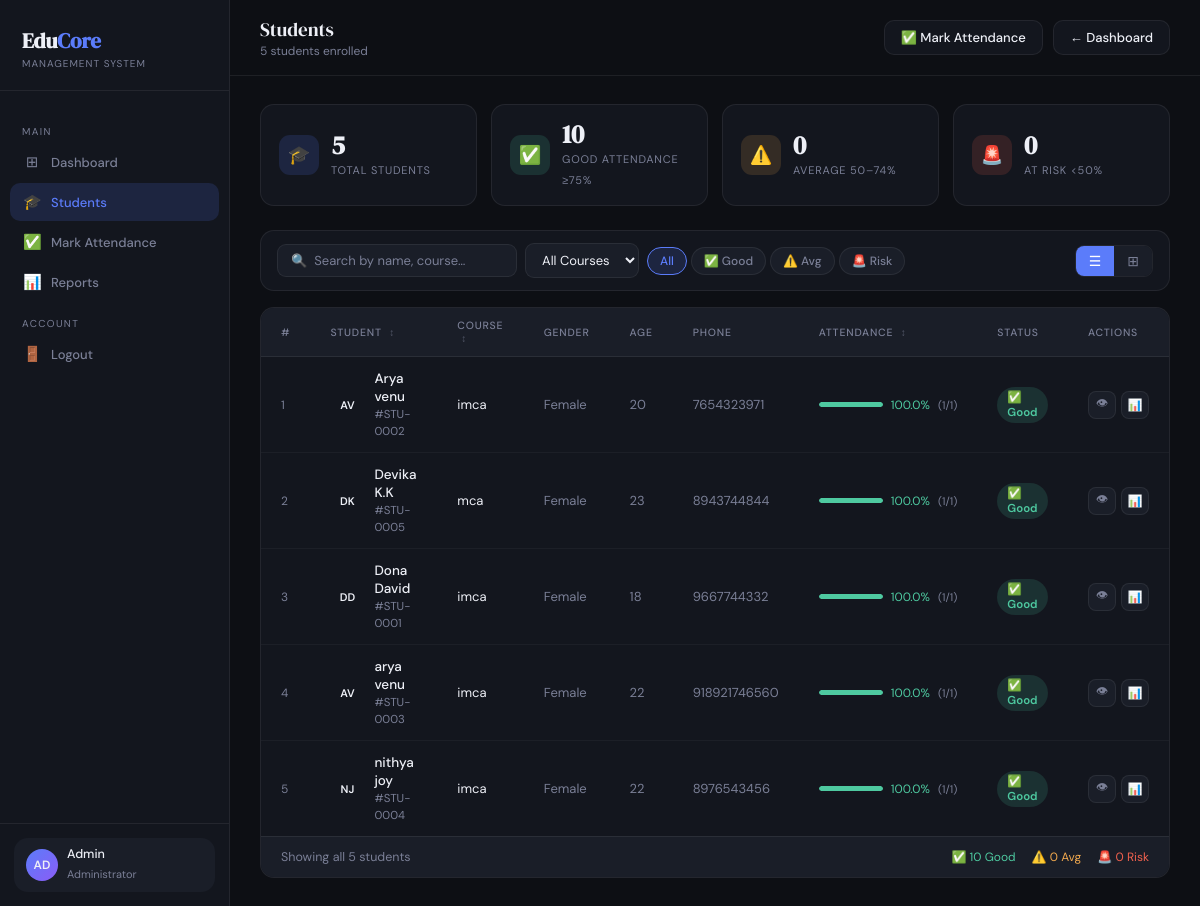
The app's page /students/ (signed in) with its own data.
### studapp/models.py (models this page shows)
class Student(models.Model):
    user    = models.OneToOneField(User, on_delete=models.CASCADE)
    age     = models.IntegerField()
    gender  = models.CharField(max_length=10)
    course  = models.CharField(max_length=50)
    phone   = models.CharField(max_length=15)
    address = models.TextField()
    def __str__(self):
        return self.user.get_full_name() or self.user.username
    def total_classes(self):
        return self.attendance_set.count()
    def present_count(self):
        return self.attendance_set.filter(status='Present').count()
    def absent_count(self):
        return self.attendance_set.filter(status='Absent').count()
    def attendance_percentage(self):
        total = self.total_classes()
        return 0.0 if total == 0 else round((self.present_count() / total) * 100, 1)

### studapp/views.py (the view)
# urls.py: path('students/',                           views.student_list,      name='student_list'),
@admin_required
def student_list(request):
    query    = request.GET.get('q','').strip()
    course   = request.GET.get('course','').strip()
    students = Student.objects.select_related('user').all()
    if query:
        students = students.filter(Q(user__first_name__icontains=query)|
            Q(user__last_name__icontains=query)|Q(user__username__icontains=query))
    if course:
        students = students.filter(course__icontains=course)
    student_data = [{'obj':s,'attendance':s.attendance_percentage(),'present':s.present_count(),
        'absent':s.absent_count(),'total':s.total_classes(),'initials':_initials(str(s))}
        for s in students.order_by('user__first_name')]
    courses = Student.objects.values_list('course', flat=True).distinct()
    return render(request, 'student_list.html', {'student_data':student_data,
        'courses':courses,'query':query,'course':course})

### studapp/views.py (called while the page is built)
def admin_required(view_func):
    @wraps(view_func)
    @login_required
    def wrapper(request, *args, **kwargs):
        if Student.objects.filter(user=request.user).exists() or not request.user.is_staff:
            messages.error(request, "Admin access required.")
            return redirect("login")
        return view_func(request, *args, **kwargs)
    return wrapper

def _initials(name):
    parts = name.strip().split()
    return ''.join(p[0].upper() for p in parts[:2]) if parts else '?'

### studapp/templates/student_list.html (shortened to what this page needs)
<!DOCTYPE html>
<html lang="en">
<head>
</head>
<body>
<aside class="sidebar">
  <div class="logo">
    <h1>Edu<span>Core</span></h1>
    <p>Management System</p>
  </div>
  <nav>
    <div class="nav-label">Main</div>
    <a href="{% url 'dashboard' %}"         class="nav-item"><span class="ico">⊞</span> Dashboard</a>
    <a href="{% url 'student_list' %}"      class="nav-item active"><span class="ico">🎓</span> Students</a>
    <a href="{% url 'mark_attendance' %}"   class="nav-item"><span class="ico">✅</span> Mark Attendance</a>
    <a href="{% url 'attendance_report' %}" class="nav-item"><span class="ico">📊</span> Reports</a>
    <div class="nav-label">Account</div>
    <a href="{% url 'logout' %}"            class="nav-item"><span class="ico">🚪</span> Logout</a>
  </nav>
  <div class="sidebar-foot">
    <div class="user-pill">
      <div class="ava">{{ admin_initials|default:"AD" }}</div>
      <div>
        <p>{{ admin_name|default:"Admin" }}</p>
        <span>Administrator</span>
      </div>
    </div>
  </div>
</aside>
<div class="main">
  <header class="topbar">
    <div class="topbar-left">
      <h2>Students</h2>
      <p>{{ student_data|length }} student{{ student_data|length|pluralize }} enrolled</p>
    </div>
    <div class="topbar-right">
      <a href="{% url 'mark_attendance' %}" class="btn btn-ghost">✅ Mark Attendance</a>
      <a href="{% url 'dashboard' %}"       class="btn btn-ghost">← Dashboard</a>
    </div>
  </header>
  <div class="content">
    <div class="stats-strip">
      <div class="stat-card">
        <div class="stat-ico" style="background:rgba(91,124,250,.15)">🎓</div>
        <div class="stat-body">
          <strong>{{ student_data|length }}</strong>
          <span>Total Students</span>
        </div>
      </div>
      <div class="stat-card">
        <div class="stat-ico" style="background:rgba(78,201,160,.15)">✅</div>
        <div class="stat-body">
          <strong id="goodCount">0</strong>
          <span>Good Attendance ≥75%</span>
        </div>
      </div>
      <div class="stat-card">
        <div class="stat-ico" style="background:rgba(240,168,78,.15)">⚠️</div>
        <div class="stat-body">
          <strong id="avgCount">0</strong>
          <span>Average 50–74%</span>
        </div>
      </div>
      <div class="stat-card">
        <div class="stat-ico" style="background:rgba(240,97,78,.15)">🚨</div>
        <div class="stat-body">
          <strong id="riskCount">0</strong>
          <span>At Risk &lt;50%</span>
        </div>
      </div>
    </div>
    <div class="toolbar">
      <div class="toolbar-left">
        <div class="search-box">
          <span style="color:var(--muted);font-size:13px">🔍</span>
          <input type="text" id="searchInput" placeholder="Search by name, course…" autocomplete="off"/>
        </div>
        <form method="get" id="courseForm" style="display:flex;gap:8px;align-items:center">
          <select name="course" class="filter-sel" id="courseSelect" onchange="document.getElementById('courseForm').submit()">
            <option value="">All Courses</option>
          </select>
        </form>
        <div class="att-pills">
          <button class="att-pill on-all"  data-att="all"  onclick="filterAtt('all',this)">All</button>
          <button class="att-pill"         data-att="good" onclick="filterAtt('good',this)">✅ Good</button>
          <button class="att-pill"         data-att="avg"  onclick="filterAtt('avg',this)">⚠️ Avg</button>
          <button class="att-pill"         data-att="risk" onclick="filterAtt('risk',this)">🚨 Risk</button>
        </div>
      </div>
      <div class="toolbar-right">
        <div class="view-toggle">
          <button class="view-btn active" id="btnTable" onclick="setView('table')" title="Table view">☰</button>
          <button class="view-btn"        id="btnCards" onclick="setView('cards')" title="Card view">⊞</button>
        </div>
      </div>
    </div>
    {% if student_data %}
    <div class="table-wrap" id="tableView">
      <table id="studentTable">
        <thead>
          <tr>
            <th style="width:44px">#</th>
            <th onclick="sortTable(1)" id="th-name">Student <span class="sort-arrow">↕</span></th>
            <th onclick="sortTable(2)" id="th-course">Course <span class="sort-arrow">↕</span></th>
            <th>Gender</th>
            <th>Age</th>
            <th>Phone</th>
            <th onclick="sortTable(6)" id="th-att">Attendance <span class="sort-arrow">↕</span></th>
            <th>Status</th>
            <th>Actions</th>
          </tr>
        </thead>
        <tbody id="tableBody">
          {% for s in student_data %}
          {% with pct=s.attendance %}
          <tr class="stu-row"
              data-name="{{ s.obj.user.get_full_name|default:s.obj.user.username|lower }}"
              data-course="{{ s.obj.course|lower }}"
              data-att="{% if pct >= 75 %}good{% elif pct >= 50 %}avg{% else %}risk{% endif %}"
              data-pct="{{ pct }}">
            <td style="color:var(--muted);font-size:12px">{{ forloop.counter }}</td>
            <td>
              <div class="s-info">
                <div class="ava-sm g{{ forloop.counter|divisibleby:8|yesno:'8,' }}{% cycle 'g1' 'g2' 'g3' 'g4' 'g5' 'g6' 'g7' 'g8' %}">
                  {{ s.initials }}
                </div>
                <div>
                  <strong>{{ s.obj.user.get_full_name|default:s.obj.user.username }}</strong>
                  <span>#STU-{{ s.obj.id|stringformat:"04d" }}</span>
                </div>
              </div>
            </td>
            <td style="font-size:13px">{{ s.obj.course }}</td>
            <td style="color:var(--muted);font-size:13px">{{ s.obj.gender }}</td>
            <td style="color:var(--muted);font-size:13px">{{ s.obj.age }}</td>
            <td style="color:var(--muted);font-size:13px">{{ s.obj.phone }}</td>
            <td>
              <div class="att-cell">
                <div class="mini-track">
                  <div class="mini-fill"
                    style="width:{{ pct }}%;background:{% if pct >= 75 %}var(--green){% elif pct >= 50 %}var(--amber){% else %}var(--red){% endif %}">
                  </div>
                </div>
                <span class="att-pct" style="color:{% if pct >= 75 %}var(--green){% elif pct >= 50 %}var(--amber){% else %}var(--red){% endif %}">
                  {{ pct }}%
                </span>
                <span style="font-size:11px;color:var(--muted)">({{ s.present }}/{{ s.total }})</span>
              </div>
            </td>
            <td>
              <span class="chip {% if pct >= 75 %}chip-good{% elif pct >= 50 %}chip-avg{% else %}chip-risk{% endif %}">
                {% if pct >= 75 %}✅ Good{% elif pct >= 50 %}⚠️ Average{% else %}🚨 At Risk{% endif %}
              </span>
            </td>
            <td>
              <div class="act-btns">
                <a href="{% url 'student_detail' s.obj.id %}" class="icon-link" title="View Profile">👁</a>
                <a href="{% url 'attendance_report' %}?date=&course={{ s.obj.course }}" class="icon-link" title="View Attendance">📊</a>
              </div>
            </td>
          </tr>
          {% endwith %}
          {% endfor %}
        </tbody>
      </table>
      <div class="table-foot">
        <p id="rowCountLabel">Showing all {{ student_data|length }} students</p>
        <div style="display:flex;gap:16px">
          <span style="color:var(--green);font-size:12px">✅ <span id="footGood">0</span> Good</span>
          <span style="color:var(--amber);font-size:12px">⚠️ <span id="footAvg">0</span> Avg</span>
          <span style="color:var(--red);font-size:12px">🚨 <span id="footRisk">0</span> Risk</span>
        </div>
      </div>
    </div>
    {% endif %}
  </div>
</div>
</body>
</html>

### records on screen
Student: initials "AV", obj.user.get_full_name "Arya venu", obj.id "0002", obj.course "imca", obj.gender "Female", obj.age "20", obj.phone "7654323971", attendance "100.0", present "1", total "1"
Student: initials "DK", obj.user.get_full_name "Devika K.K", obj.id "0005", obj.course "mca", obj.gender "Female", obj.age "23", obj.phone "8943744844", attendance "100.0", present "1", total "1"
Student: initials "DD", obj.user.get_full_name "Dona David", obj.id "0001", obj.course "imca", obj.gender "Female", obj.age "18", obj.phone "9667744332", attendance "100.0", present "1", total "1"
Student: initials "AV", obj.user.get_full_name "arya venu", obj.id "0003", obj.course "imca", obj.gender "Female", obj.age "22", obj.phone "918921746560", attendance "100.0", present "1", total "1"
Student: initials "NJ", obj.user.get_full_name "nithya joy", obj.id "0004", obj.course "imca", obj.gender "Female", obj.age "22", obj.phone "8976543456", attendance "100.0", present "1", total "1"

### other values on screen
{{ admin_initials|default:"AD" }} "AD"
{{ admin_name|default:"Admin" }} "Admin"
{{ student_data|length }} "5"
